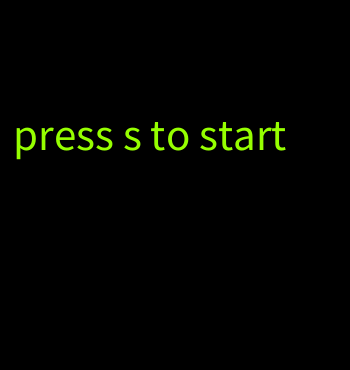
Frame 1 (no input)
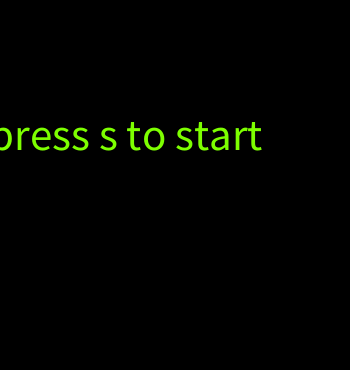
Frame 60 (the mouse pressed at the canvas centre just before this capture)
Frame 120 (the mouse held since frame 60 and released just before this capture): identical to frame 60, image omitted

The Processing sketch that drew these frames (run headless with seeded random() and noise(); from frame 60 on, the mouse is pressed at the canvas centre):

// Processing sketch: processing_74845
// ── processing_74845.pde

boolean  back=false;
boolean start=true;
int textX=150;
int sizeX=50;
int sizeY=50;
int x=0;
int y=0;
int num=1;
void setup ()
{
  size(350, 370);
  frameRate(7);
}
void draw ()
{
  if (back==false)
  {
    background(0);
  }
  if (key=='s')
  { 
    back=true;
    start=false;
    int s=0;
    if (num<100)
    {
      num=num+1;
      x=int(random(0, 301));
      y=int(random(0, 300));
      sizeX=int(random(20, 150));
      sizeY=int(random(20, 150));
      s=int(random(1, 3));

      if (s==1)
      {
        fill(y, x, 0, 150);
        rect(x, y, sizeX, sizeY);
        println(num);
      }
      else if (s==2)
      {
        fill(0, y, x, 150);
        ellipse(x, y, sizeX, sizeY);
        println(num);
      }
    }
  }
  else if (start==true)
  {
    
    textAlign(CENTER);
    
    fill(textX, 255, 0);
    textSize(45);
    text("press s to start", textX, 150);
    if (textX<350)
    {
      textX=textX+25;
    }
    else
    {
      textX=0;
    }
  }
}
